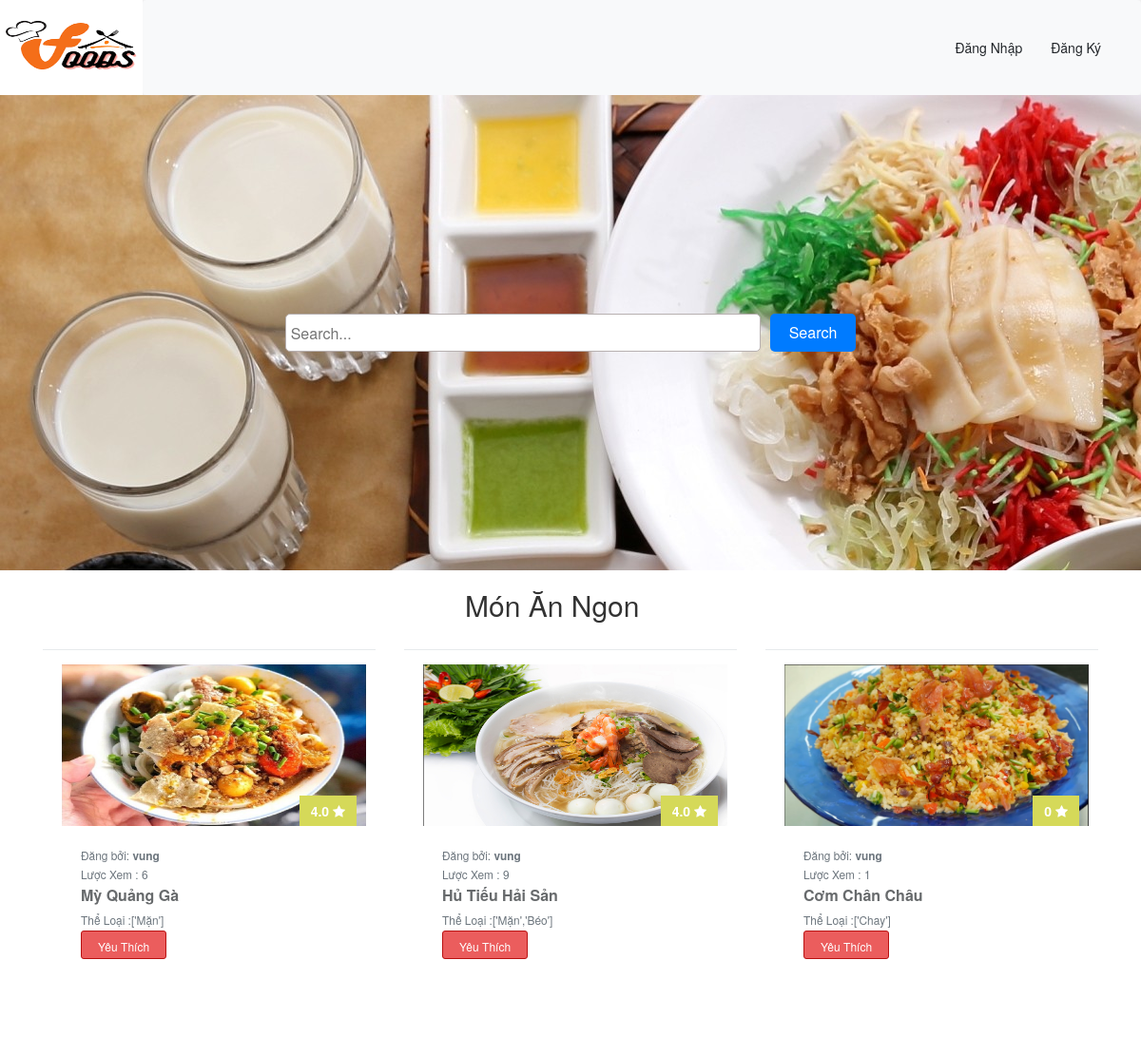
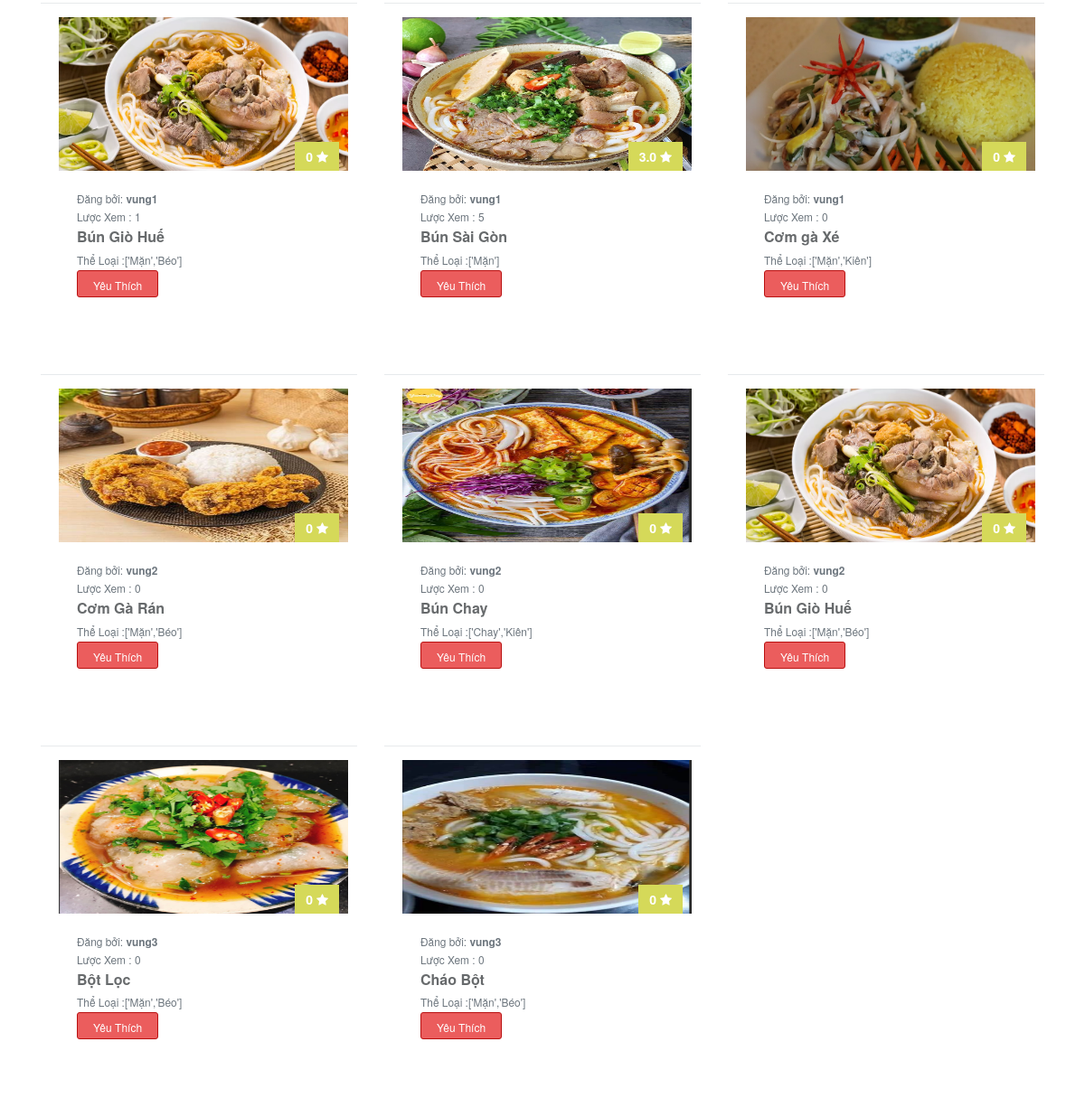
The page / on the database its author committed (2 pictures, top to bottom).
### myapp/models.py (models this page shows, shortened)
class Recipe(models.Model):
    title = models.CharField(max_length=100,null=True)
    author = models.ForeignKey('auth.User', on_delete=models.CASCADE)
    introduce =  models.CharField(max_length=100,null=True)
    description = models.CharField(max_length=200,null=True)
    created_at = models.DateTimeField(auto_now_add=True)
    views = models.IntegerField(default=0)
    liked_tym = models.ManyToManyField(User, related_name='liked_recipes', blank=True)
    average_rating = models.FloatField(default=0)
    CLASSIFY_CHOICES = [
            ('Mặn', 'Mặn'),
            ('Chay', 'Chay'),
            ('Kiên', 'Kiên'),
            ('Béo', 'Béo'),
        ]
    classify = models.CharField(max_length=10, choices=CLASSIFY_CHOICES)
    @property
    def average_rating(self):
        ratings = self.ratings.all()
        if ratings.exists():
            return round(sum(rating.stars for rating in ratings) / ratings.count(), 2)
        return 0

class RecipeImage(models.Model):
    recipe = models.ForeignKey(Recipe, related_name='images', on_delete=models.CASCADE)
    image = models.ImageField(upload_to='images/')
    uploaded_at = models.DateTimeField(auto_now_add=True)

class Rating(models.Model):
    recipe = models.ForeignKey(Recipe, related_name='ratings', on_delete=models.CASCADE)
    user = models.ForeignKey(User, on_delete=models.CASCADE)
    stars = models.PositiveIntegerField(default=1)
    class Meta:
        unique_together = ('user', 'recipe')  # Đảm bảo mỗi người dùng chỉ đánh giá một công thức một lần

### myapp/views.py (the view)
# urls.py: path('', views.viewhome,name='viewhome'),
def viewhome(request):
    recipes = Recipe.objects.all()
    recipeimage = RecipeImage.objects.all()
    return render(request,'myapp/viewhome.html', {'recipes': recipes,'recipeimage':recipeimage})

### myapp/templates/myapp/viewhome.html (shortened to what this page needs)
{% extends "myapp/viewbase.html" %}
{%load static%}
{%block viewhome%}
<link href="https://maxcdn.bootstrapcdn.com/font-awesome/4.3.0/css/font-awesome.min.css" rel="stylesheet">
<div class="container">
    <h2 style="padding-left: 40%;">Món Ăn Ngon </h2>
<div class="row">
    {% for recipe in recipes %}
    <div class="col-md-4">
        <div class="ibox" style="padding-top: 20px;">
            <div class="ibox-content product-box" >
                {% if recipe.images.first %}
                <div class="product"  style="height: 170px;">
                    <img style="height: 170px;width: 320px;"  src="{{ recipe.images.first.image.url }}" alt="">
                </div>
                {% endif %}
                <div class="product-desc">
                    <span class="product-price">
                        {{ recipe.average_rating }} {{recipe.tym}} <i class="fa fa-star checked"></i>
                    </span>
                    <small class="text-muted">Đăng bởi: <b>{{ recipe.author.username }}</b> </small>
                    <br>
                    <small class="text-muted">Lược Xem : {{ recipe.views }}</small>
                    <a href="" class="product-name"> {{recipe.title}}</a>
                    <div>
                    <small style="float: left;" class="text-muted">Thể Loại : </small>
                                {% for category in recipe.classify %}
                                    <small class="text-muted" style="float: left;"> {{ category }} </small>
                                {% endfor %}
                    </div>
                    <div class="m-t text-righ" style='padding-top: 20px;'>
                        <a href="" class="btn btn-xs btn-outline btn-primary" style="height: 30px;width: 90px;padding-top: 7px;background-color: rgb(235, 93, 93);border: 1px solid #b91111;" > Yêu Thích </a>
                    </div>
                </div>
            </div>
        </div>
    </div>
    {% endfor %}
</div>
</div>
{% endblock viewhome%}

### myapp/templates/myapp/viewbase.html (shortened to what this page needs)
{% load static %}
<!DOCTYPE html>
<html lang="en">
<head>
    <link href="https://cdn.jsdelivr.net/npm/bootstrap@5.0.2/dist/css/bootstrap.min.css" rel="stylesheet">
    <link href="https://stackpath.bootstrapcdn.com/bootstrap/4.5.2/css/bootstrap.min.css" rel="stylesheet">
    <link href="https://maxcdn.bootstrapcdn.com/font-awesome/4.7.0/css/font-awesome.min.css" rel="stylesheet">
    <link rel="stylesheet" href="{%static "css/fixbase.css"%}">
    <link rel="stylesheet" href="{%static "css/fixhome.css"%}">
    <link href="//maxcdn.bootstrapcdn.com/bootstrap/3.3.0/css/bootstrap.min.css" rel="stylesheet" id="bootstrap-css">
</head>
<body>
    <div class='home'>
        <a href="{% url 'viewhome' %}"><img style="width: 150px; height: 100px;" src="{% static "imgg/logo.png" %}" alt=""></a>
        <nav class="navbar navbar-expand-lg navbar-light bg-light" style="height: 100px;width: auto; padding-left: 40px;">
            <div class="right" style="padding-left: 80% ;">
                <a class="dropdown-item" href="{% url 'login' %}">Đăng Nhập</a>
            </div>
            <div class="right">
                <a class="dropdown-item" href="{% url 'register' %}">Đăng Ký</a>
            </div>
          </nav>
    </div>
    {% block viewdetail %}
    <div class="rectangle" style="background-image: url('{% static "imgg/allfood.jpg" %}');width:auto;height=500px">
        <div class="search-container">
            <input type="text" class="search-box" placeholder="Search...">
            <button type="submit" class="submit-btn">Search</button>
        </div>
    </div>
    {% block viewhome %}{% endblock viewhome %}
    {% endblock viewdetail %}
</body>
</html>

### myapp/static/css/fixbase.css (style rules this page uses)
.rectangle { width: auto; height: 500px; display: flex; justify-content: center; align-items: center; }
.home { background-color: rgb(240, 240, 240); height: 100px; }
.home img { float: left; }
.search-container { display: flex; align-items: center; }
.search-box { width: 500px; height: 40px; padding: 5px; border-radius: 5px; border: 1px solid #b7b0b0; font-size: 16px; }
.submit-btn { height: 40px; margin-left: 10px; padding: 0 20px; border: none; border-radius: 5px; background-color: #007bff; color: white; font-size: 16px; cursor: pointer; }

### myapp/static/css/fixhome.css (style rules this page uses)
body { margin-top:20px; background:#eee; }
.product-box { padding: 0; border: 1px solid #e7eaec; }
.product-desc { padding: 20px; position: relative; }
.product-name { font-size: 16px; font-weight: 600; color: #676a6c; display: block; margin: 2px 0 5px 0; }
.product-price { font-size: 14px; font-weight: 600; color: #ffffff; background-color: #d5d959; padding: 6px 12px; position: absolute; top: -32px; right: 0; }
.ibox { clear: both; margin-bottom: 25px; margin-top: 0; padding: 0; }
.ibox:after, .ibox:before { display: table; }
.ibox-content { background-color: #ffffff; color: inherit; padding: 15px 20px 20px 20px; border-color: #e7eaec; border-image: none; border-style: solid solid none; border-width: 1px 0; }

### rows shown on the page
Recipe: images.first.image (picture), average_rating "4.0", author.username "vung", views "6", title "Mỳ Quảng Gà", classify "[" "'" "M" "ă" "n" "'" "]"
Recipe: images.first.image (picture), average_rating "4.0", author.username "vung", views "9", title "Hủ Tiếu Hải Sản", classify "[" "'" "M" "ă" "n" "'" "," "'" "B" "e" "o" "'" "]"
Recipe: images.first.image (picture), average_rating "0", author.username "vung", views "1", title "Cơm Chân Châu", classify "[" "'" "C" "h" "a" "y" "'" "]"
Recipe: images.first.image (picture), average_rating "0", author.username "vung1", views "1", title "Bún Giò Huế", classify "[" "'" "M" "ă" "n" "'" "," "'" "B" "e" "o" "'" "]"
Recipe: images.first.image (picture), average_rating "3.0", author.username "vung1", views "5", title "Bún Sài Gòn", classify "[" "'" "M" "ă" "n" "'" "]"
Recipe: images.first.image (picture), average_rating "0", author.username "vung1", views "0", title "Cơm gà Xé", classify "[" "'" "M" "ă" "n" "'" "," "'" "K" "i" "ê" "n" "'" "]"
Recipe: images.first.image (picture), average_rating "0", author.username "vung2", views "0", title "Cơm Gà Rán", classify "[" "'" "M" "ă" "n" "'" "," "'" "B" "e" "o" "'" "]"
Recipe: images.first.image (picture), average_rating "0", author.username "vung2", views "0", title "Bún Chay", classify "[" "'" "C" "h" "a" "y" "'" "," "'" "K" "i" "ê" "n" "'" "]"
Recipe: images.first.image (picture), average_rating "0", author.username "vung2", views "0", title "Bún Giò Huế", classify "[" "'" "M" "ă" "n" "'" "," "'" "B" "e" "o" "'" "]"
Recipe: images.first.image (picture), average_rating "0", author.username "vung3", views "0", title "Bột Lọc", classify "[" "'" "M" "ă" "n" "'" "," "'" "B" "e" "o" "'" "]"
Recipe: images.first.image (picture), average_rating "0", author.username "vung3", views "0", title "Cháo Bột", classify "[" "'" "M" "ă" "n" "'" "," "'" "B" "e" "o" "'" "]"
